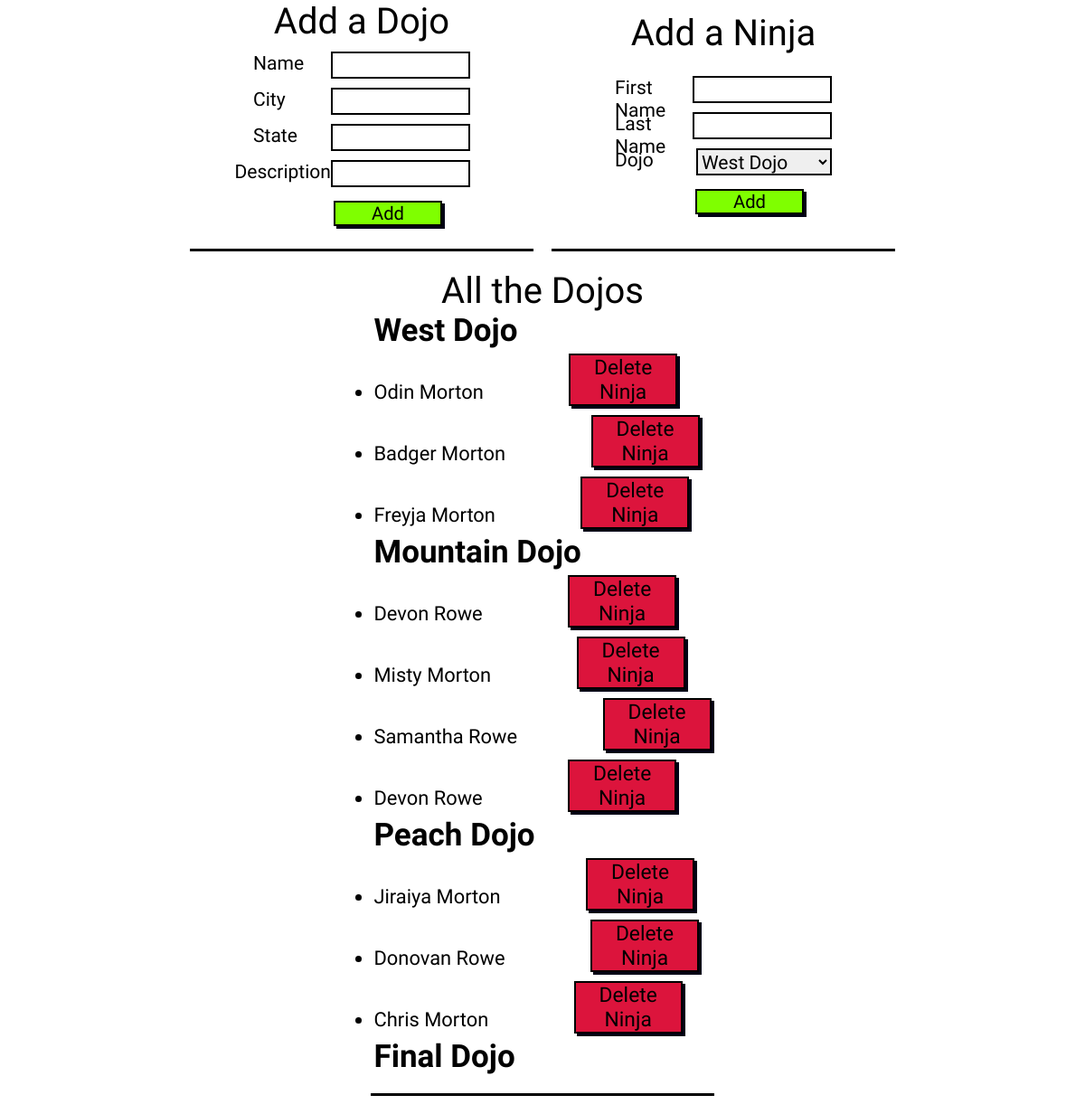
The app's page /, older data.
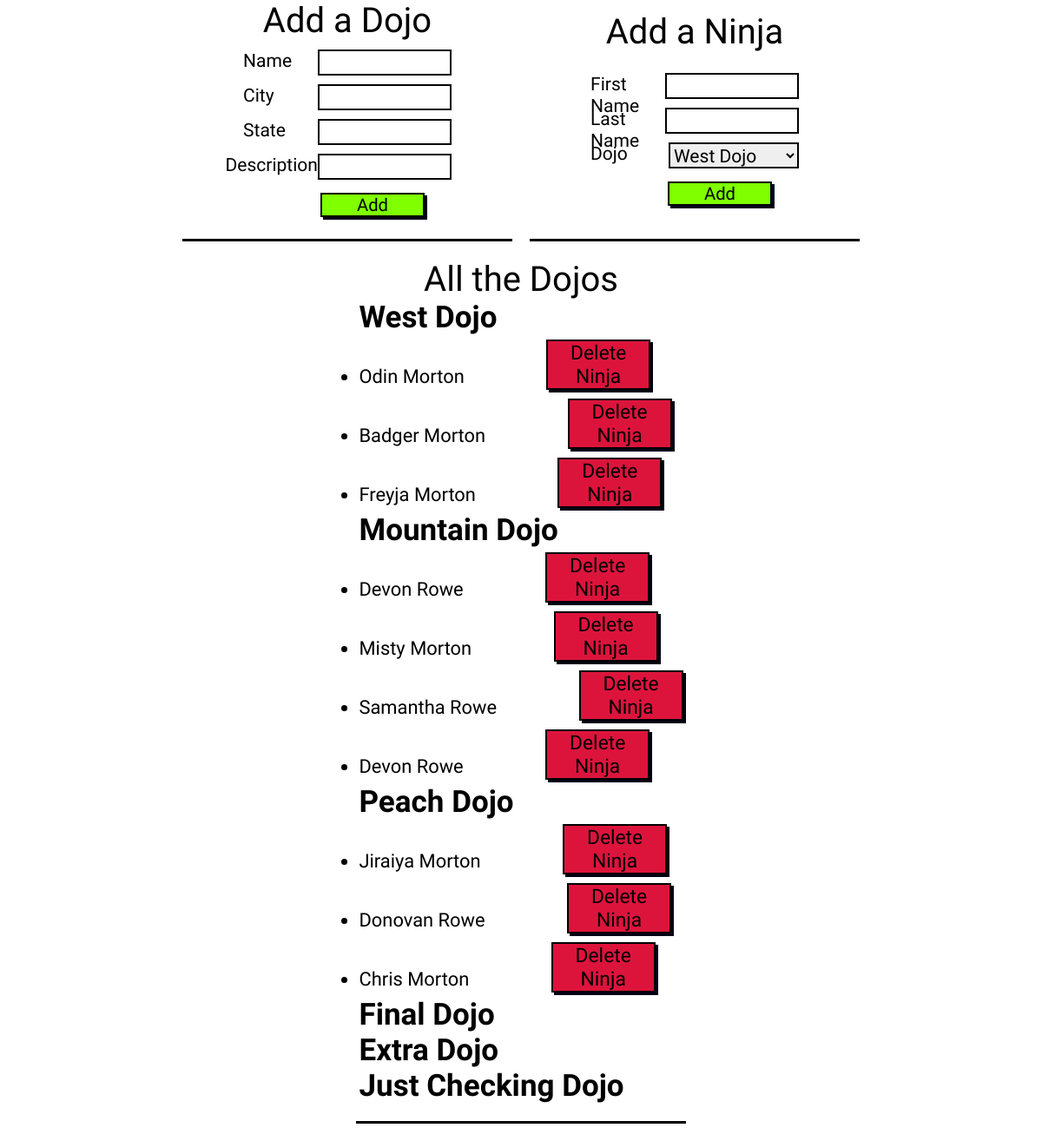
The same page, newer data.
### dojo_ninjas_app/models.py (models this page shows)
class Dojos(models.Model):
    name = models.CharField(max_length=255)
    city = models.CharField(max_length=255)
    state = models.CharField(max_length=2)
    desc = models.TextField(default='old dojo')

class Ninjas(models.Model):
    first_name = models.CharField(max_length=255)
    last_name = models.CharField(max_length=255)
    dojo = models.ForeignKey(Dojos, related_name='ninja', on_delete=models.CASCADE)

### dojo_ninjas_app/views.py (the view)
# urls.py: path('', views.index),
def index(request):
    context={
        "all_dojos" : Dojos.objects.all(),
        "all_ninjas" : Ninjas.objects.all(),
    }
    return render(request, 'index.html', context)

### dojo_ninjas_app/templates/index.html (shortened to what this page needs)
<!DOCTYPE html>
<html lang="en">
<head>
    {% load static %}
    <link rel="stylesheet" href="{% static 'css/style.css' %}">
</head>
<body>
    <div id="wrapper">
        <div class="info_box">
            <h1>Add a Dojo</h1>
            <form action="/add_dojo" method="POST">
                <div class="input_line">
                    <label name="name">Name</label>
                    <input type="text" name="name_input">
                </div>
                <div class="input_line">
                    <label name="city">City</label>
                <input type="text" name="city_input">
                </div>
                <div class="input_line">
                    <label name="state">State</label>
                <input type="text" name="state_input">
                </div>
                <div class="input_line">
                    <label name="desc">Description</label>
                <input type="text" name="desc_input">
                </div>
                <input type="submit" value="Add" class="submit_button">
            </form>
        </div>
        <div class="info_box">
            <h1>Add a Ninja</h1>
            <form action="/add_ninja" method="POST">
                <div class="input_line">
                    <label name="first_name">First Name</label>
                    <input type="text" name="first_name_input">
                </div>
                <div class="input_line">
                    <label name="last_name">Last Name</label>
                    <input type="last_name" name="last_name_input">
                </div>
                <div class="input_line">
                    <label for="dojo">Dojo</label>
                    <select  name="dojo_input">
                    {% for Dojo in all_dojos %}
                    <option value={{Dojo.id}}>{{Dojo.name}}</option>
                    {% endfor %}
                    </select>
                </div>
            <input type="submit" value="Add" class="submit_button">
        </form>
        </div>
        <div class="info_box">
            <h1>All the Dojos</h1>
            <section>
                {% for dojo in all_dojos %}
                <h3>{{dojo.name}}</h3>
                <form action="delete_ninja" method="POST">
                <ul >
                    {% for ninja in dojo.ninja.all %}
                    <li value="{{ninja.id}}" >{{ninja.first_name}} {{ninja.last_name}}
                        <button id="ninja_delete" type="submit" value="{{ninja.id}}" name="ninja_id" class="submit_button">Delete Ninja</button>
                    </li>
                    {% endfor %}
                </ul>
                </form>
                {% endfor %}
            </section>
        </div>
    </div>
</body>
</html>

### dojo_ninjas_app/static/css/style.css (style rules this page uses)
* { vertical-align: baseline; font-weight: inherit; font-family: 'Patrick Hand', cursive; font-style: inherit; font-size: 104%; border: 0 none; outline: 0; padding: 0; margin: 0; }
h1 { font-size: 40px; }
.info_box section h3 { font-size: 35px; font-weight: 900; }
#wrapper { width: 800px; margin: 0 auto; display: flex; flex-wrap: wrap; justify-content: space-around; }
.info_box { width: 380px; margin: 0 0 20px 0; padding: 0 0 20px 0; display: flex; flex-direction: column; justify-content: space-evenly; align-items: center; border-bottom: 3px solid black; }
.info_box .input_line label, .info_box input, select { width: 150px; }
.info_box input, select { border: 2px solid black; }
.input_line { height: 30px; width: 240px; margin: 10px 0; display: flex; justify-content: flex-end; }
.info_box .submit_button { width: 120px; margin: 5px 0 5px 89px; background-color:chartreuse; border: 2px solid black; box-shadow: 3px 3px rgb(1, 1, 22) }
.info_box #ninja_delete { background-color: crimson; }

Row changes from the older to the newer data that the page shows:
added Dojos: name "Extra Dojo"
added Dojos: name "Just Checking Dojo"
